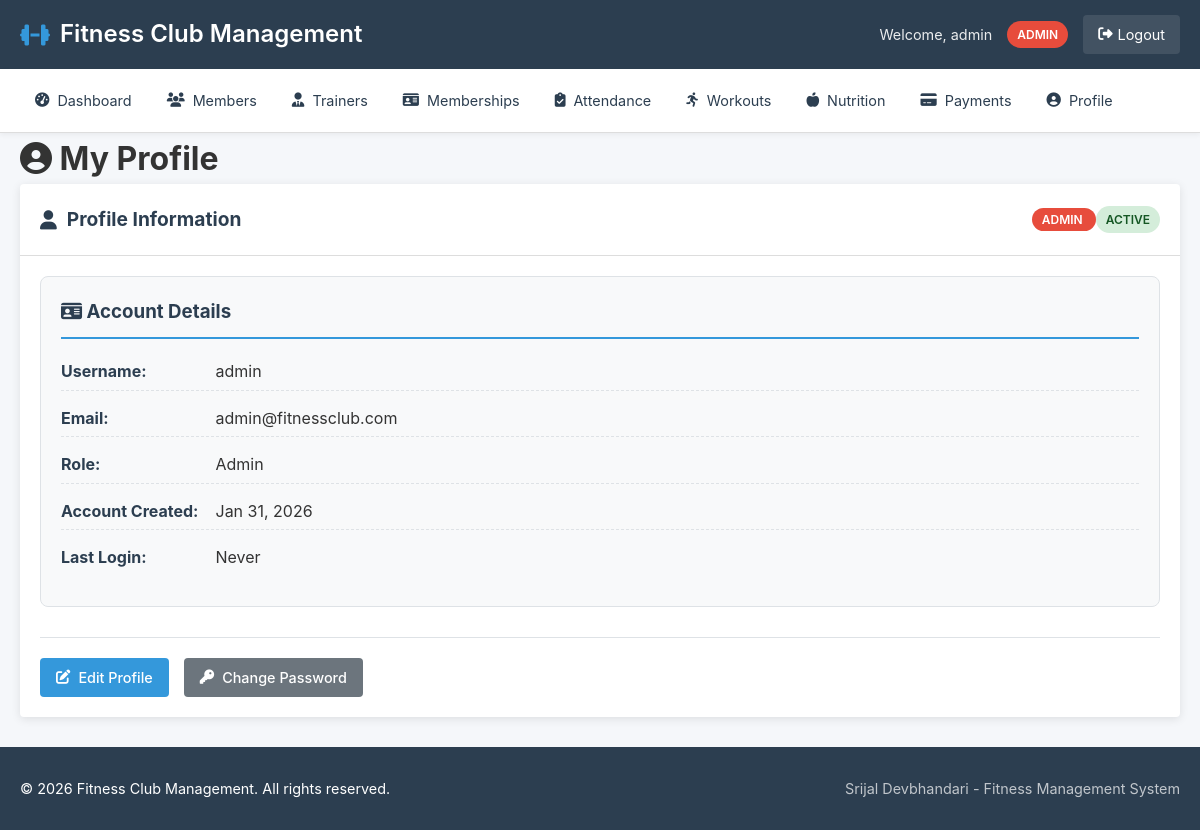
The app's page /profile/profile.php (signed in) with its own data.
### tables this page shows
CREATE TABLE users (
    id INT PRIMARY KEY AUTO_INCREMENT,
    username VARCHAR(50) UNIQUE NOT NULL,
    email VARCHAR(100) UNIQUE NOT NULL,
    password_hash VARCHAR(255) NOT NULL,
    role ENUM('admin', 'trainer', 'member') DEFAULT 'member',
    created_at TIMESTAMP DEFAULT CURRENT_TIMESTAMP,
    last_login DATETIME,
    status ENUM('active', 'inactive') DEFAULT 'active'
);

### includes/functions.php (called while the page is built, shortened)
<?php
function format_date($date_string)
{
    return date('M j, Y', strtotime($date_string));
}
function e($string)
{
    return htmlspecialchars($string ?? '', ENT_QUOTES, 'UTF-8');
}
function get_status_badge($status)
{
    $status_lower = strtolower($status);
    switch ($status_lower) {
        case 'active':
        case 'paid':
        case 'completed':
            return 'success';
    }
}
?>

### public/profile/profile.php (the view, shortened to what this page needs)
<?php
require_once '../../config/config.php';
require_once '../../includes/functions.php';
include '../../includes/header.php';
$user_id = $_SESSION['user_id'];
$stmt = $pdo->prepare("
    SELECT u.*,
           m.first_name, m.last_name, m.email as member_email, m.phone,
           m.date_of_birth, m.gender, m.address, m.join_date, m.status as member_status
    FROM users u
    LEFT JOIN members m ON u.id = m.user_id
    WHERE u.id = ?
");
$stmt->execute([$user_id]);
$user = $stmt->fetch();
?>
<div class="content-header">
    <h1><i class="fas fa-user-circle"></i> My Profile</h1>
</div>
<div class="content-card">
    <div class="card-header">
        <h2><i class="fas fa-user"></i> Profile Information</h2>
        <div class="profile-status">
            <span class="role-badge <?php echo e($_SESSION['user_role']); ?>">
                <?php echo e(ucfirst($_SESSION['user_role'])); ?>
            </span>
            <span class="status-badge <?php echo get_status_badge($user['member_status'] ?? 'Active'); ?>">
                <?php echo e($user['member_status'] ?? 'Active'); ?>
            </span>
        </div>
    </div>
    <div class="card-body">
        <div class="profile-grid">
            <div class="profile-section">
                <h3><i class="fas fa-id-card"></i> Account Details</h3>
                <div class="profile-details">
                    <p><strong>Username:</strong> <?php echo e($user['username']); ?></p>
                    <p><strong>Email:</strong> <?php echo e($user['member_email'] ?: $user['email']); ?></p>
                    <p><strong>Role:</strong> <?php echo e(ucfirst($user['role'])); ?></p>
                    <p><strong>Account Created:</strong> <?php echo e(format_date($user['created_at'])); ?></p>
                    <p><strong>Last Login:</strong>
                        <?php echo e($user['last_login'] ? format_datetime($user['last_login']) : 'Never'); ?></p>
                </div>
            </div>
        </div>
        <div class="profile-actions">
            <a href="edit-profile.php" class="btn btn-primary">
                <i class="fas fa-edit"></i> Edit Profile
            </a>
            <a href="change-password.php" class="btn btn-secondary">
                <i class="fas fa-key"></i> Change Password
            </a>
        </div>
    </div>
</div>
<?php include '../../includes/footer.php'; ?>

### assets/css/style.css (style rules this page uses)
* { margin: 0; padding: 0; box-sizing: border-box; }
:root { --primary-color: #2c3e50; --secondary-color: #3498db; --success-color: #27ae60; --warning-color: #f39c12; --danger-color: #e74c3c; --info-color: #2980b9; --light-color: #ecf0f1; --dark-color: #2c3e50; --gray-color: #95a5a6; --border-color: #ddd; --shadow: 0 2px 10px rgba(0, 0, 0, 0.1); --border-radius: 4px; --transition: all 0.3s ease; }
body { font-family: -apple-system, BlinkMacSystemFont, 'Segoe UI', Roboto, Oxygen, Ubuntu, sans-serif; line-height: 1.6; color: #333; background-color: #f5f7fa; min-height: 100vh; display: flex; flex-direction: column; }
.role-badge { padding: 4px 10px; border-radius: 20px; font-size: 0.75rem; font-weight: 600; text-transform: uppercase; }
.role-badge.admin { background-color: var(--danger-color); color: white; }
.content-card { background: white; border-radius: var(--border-radius); box-shadow: var(--shadow); margin-bottom: 30px; overflow: hidden; }
.card-header { padding: 20px; border-bottom: 1px solid var(--border-color); display: flex; justify-content: space-between; align-items: center; }
.card-header h2 { font-size: 1.2rem; color: var(--dark-color); display: flex; align-items: center; gap: 10px; }
.card-body { padding: 20px; }
.status-badge, .badge { display: inline-block; padding: 4px 10px; border-radius: 20px; font-size: 0.75rem; font-weight: 600; text-transform: uppercase; }
.status-badge.success, .badge.success { background-color: #d4edda; color: #155724; }
.btn { display: inline-flex; align-items: center; justify-content: center; gap: 8px; padding: 8px 16px; border: none; border-radius: var(--border-radius); font-size: 0.9rem; font-weight: 500; text-decoration: none; cursor: pointer; transition: var(--transition); white-space: nowrap; }
.btn-primary { background-color: var(--secondary-color); color: white; }
.btn-secondary { background-color: #6c757d; color: white; }

### public/profile/profile.php (style rules this page uses)
.profile-grid { display: grid; grid-template-columns: repeat(auto-fit, minmax(300px, 1fr)); gap: 30px; margin-bottom: 30px; }
.profile-section { background: #f8f9fa; padding: 20px; border-radius: 8px; border: 1px solid #dee2e6; }
.profile-section h3 { margin-top: 0; color: #2c3e50; border-bottom: 2px solid #3498db; padding-bottom: 10px; margin-bottom: 15px; }
.profile-details p { margin: 10px 0; padding: 5px 0; border-bottom: 1px dashed #dee2e6; }
.profile-details p:last-child { border-bottom: none; }
.profile-details strong { color: #2c3e50; min-width: 150px; display: inline-block; }
.profile-actions { display: flex; gap: 15px; padding-top: 20px; border-top: 1px solid #dee2e6; }

### records on screen
users: username "admin", email "admin@fitnessclub.com", role "Admin", created_at "Jan 31, 2026", last_login "Never"

### other values on screen
SITE_NAME "Fitness Club Management"
$_SESSION['user_name'] "admin"
$_SESSION['user_role'] "ADMIN"
$user['member_status'] "ACTIVE"
